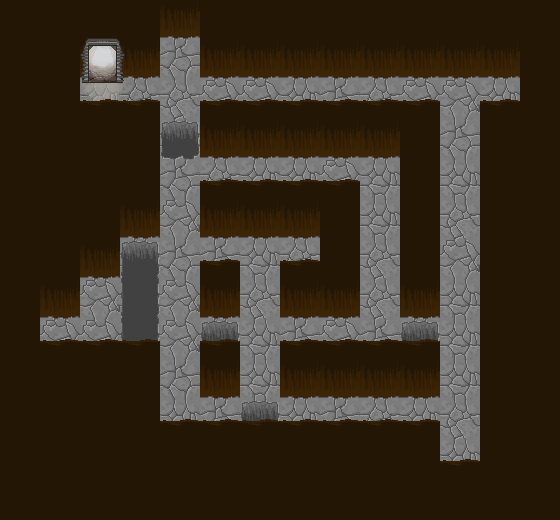

This game map was drawn from its Tiled (.tmx) file and the tilesets committed beside it. A one-line description and the trimmed map source follow:
An orthogonal 14x13 tile map with 40x40 px tiles, 3 tile layers (Tile Background, Tile Decoration, Tile Foreground), 2 tilesets and 22 objects.

<map version="1.0" orientation="orthogonal" renderorder="right-down" width="14" height="13" tilewidth="40" tileheight="40" backgroundcolor="#004040" nextobjectid="63">
 <properties>
  <property name="unity:scale" value="0.025" />
 </properties>
 <tileset firstgid="1" source="NewDungeon.tsx" />
 <tileset firstgid="29" source="Gameplay.tsx" />
 <layer name="Tile Background" width="14" height="13">
  <properties>
   <property name="unity:sortingLayerName" value="Background" />
  </properties>
  <data>[182 cells, 182 non-empty, 10 distinct tile ids]</data>
 </layer>
 <layer name="Tile Decoration" width="14" height="13">
  <properties>
   <property name="unity:sortingLayerName" value="Background" />
  </properties>
  <data>[182 cells, 1 non-empty, 1 distinct tile ids]</data>
 </layer>
 <objectgroup name="Gameplay">
  <properties>
   <property name="ObjId" value="arrow_1" />
  </properties>
  <object id="41" gid="33" x="80" y="120" />
  <object id="42" gid="29" x="440" y="440">
   <properties>
    <property name="Target" value="arrow_3" />
   </properties>
  </object>
  <object id="43" gid="31" x="160" y="80">
   <properties>
    <property name="Facing" value="Down" />
    <property name="ObjId" value="arrow_1l" />
   </properties>
  </object>
  <object id="44" gid="31" x="80" y="320">
   <properties>
    <property name="Facing" value="Right" />
   </properties>
  </object>
  <object id="45" gid="31" x="40" y="360">
   <properties>
    <property name="Facing" value="Right" />
   </properties>
  </object>
  <object id="46" gid="31" x="440" y="480">
   <properties>
    <property name="Facing" value="Up" />
    <property name="ObjId" value="arrow_2" />
   </properties>
  </object>
  <object id="47" gid="31" x="480" y="120">
   <properties>
    <property name="Facing" value="Left" />
    <property name="ObjId" value="arrow_3" />
   </properties>
  </object>
  <object id="48" gid="34" x="320" y="120" />
  <object id="49" gid="34" x="440" y="120" />
  <object id="50" gid="34" x="440" y="360" />
  <object id="51" gid="34" x="160" y="400" />
  <object id="52" gid="34" x="160" y="280" />
  <object id="53" gid="29" x="160" y="200">
   <properties>
    <property name="Target" value="arrow_2" />
   </properties>
  </object>
  <object id="54" gid="29" x="320" y="360">
   <properties>
    <property name="Target" value="arrow_1l" />
   </properties>
  </object>
  <object id="55" gid="32" x="160" y="160" />
  <object id="56" gid="32" x="120" y="280" />
  <object id="57" gid="32" x="120" y="320" />
  <object id="58" gid="32" x="120" y="360" />
  <object id="59" gid="32" x="200" y="360" />
  <object id="60" gid="32" x="400" y="360" />
  <object id="61" gid="32" x="240" y="440" />
  <object id="62" gid="30" x="240" y="400" />
 </objectgroup>
 <layer name="Tile Foreground" width="14" height="13">
  <properties>
   <property name="unity:sortingLayerName" value="Foreground" />
  </properties>
  <data>[182 cells, 31 non-empty, 1 distinct tile ids]</data>
 </layer>
</map>
